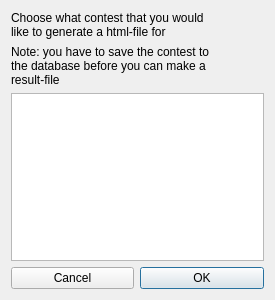
<?xml version="1.0" encoding="UTF-8"?>
<ui version="4.0">
 <class>DialogMakeHtml</class>
 <widget class="QDialog" name="DialogMakeHtml">
  <property name="geometry">
   <rect>
    <x>0</x>
    <y>0</y>
    <width>275</width>
    <height>300</height>
   </rect>
  </property>
  <property name="windowTitle">
   <string>Dialog</string>
  </property>
  <layout class="QGridLayout" name="gridLayout">
   <item row="3" column="1">
    <widget class="QPushButton" name="BnOk">
     <property name="text">
      <string>OK</string>
     </property>
    </widget>
   </item>
   <item row="0" column="0" colspan="2">
    <widget class="QLabel" name="LInfo">
     <property name="text">
      <string>Choose what contest that you would 
like to generate a html-file for</string>
     </property>
    </widget>
   </item>
   <item row="2" column="0" colspan="2">
    <widget class="QListWidget" name="LW_contests"/>
   </item>
   <item row="3" column="0">
    <widget class="QPushButton" name="BnCancel">
     <property name="text">
      <string>Cancel</string>
     </property>
    </widget>
   </item>
   <item row="1" column="0" colspan="2">
    <widget class="QLabel" name="label">
     <property name="text">
      <string>Note: you have to save the contest to 
the database before you can make a 
result-file</string>
     </property>
    </widget>
   </item>
  </layout>
 </widget>
 <resources/>
 <connections/>
</ui>
